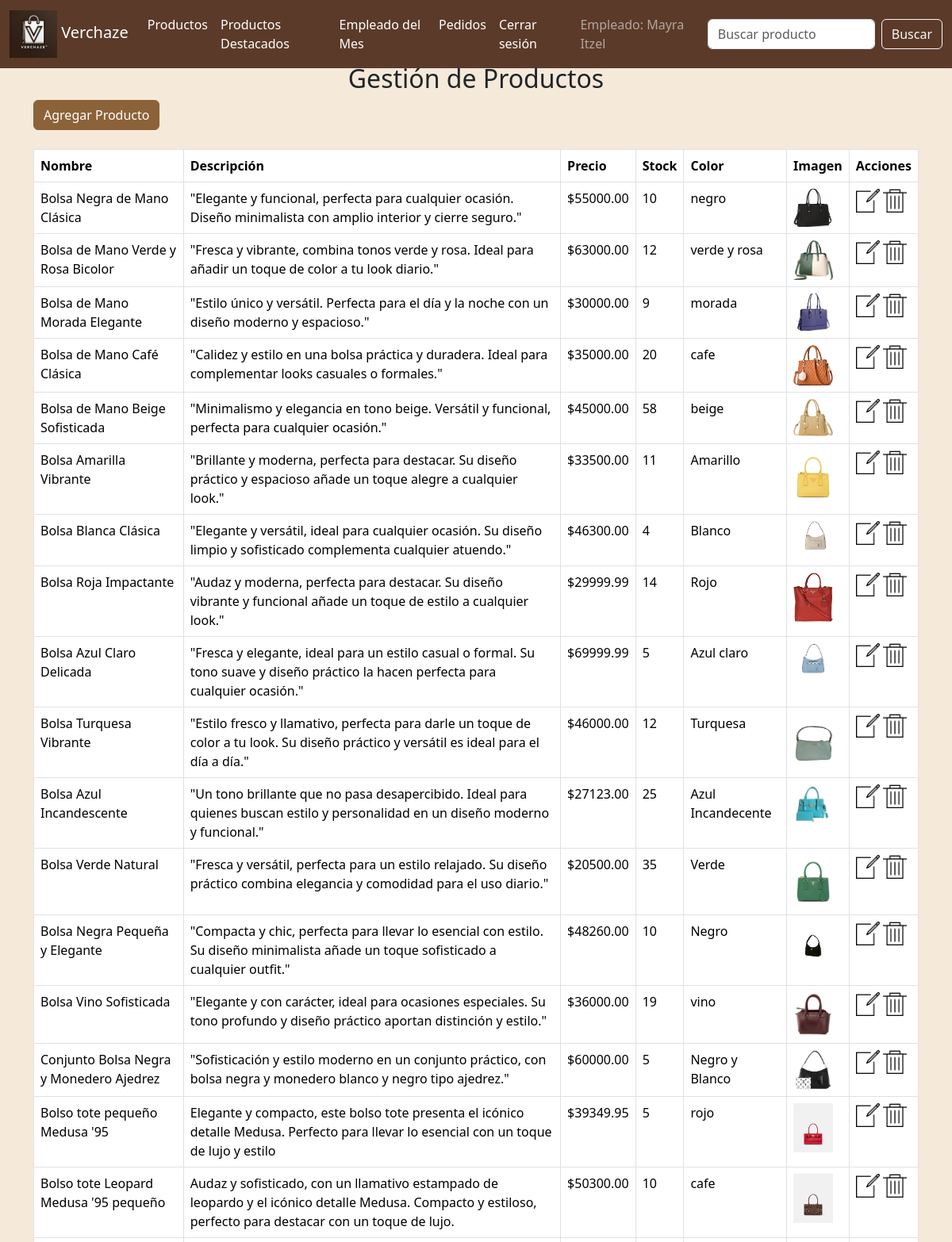
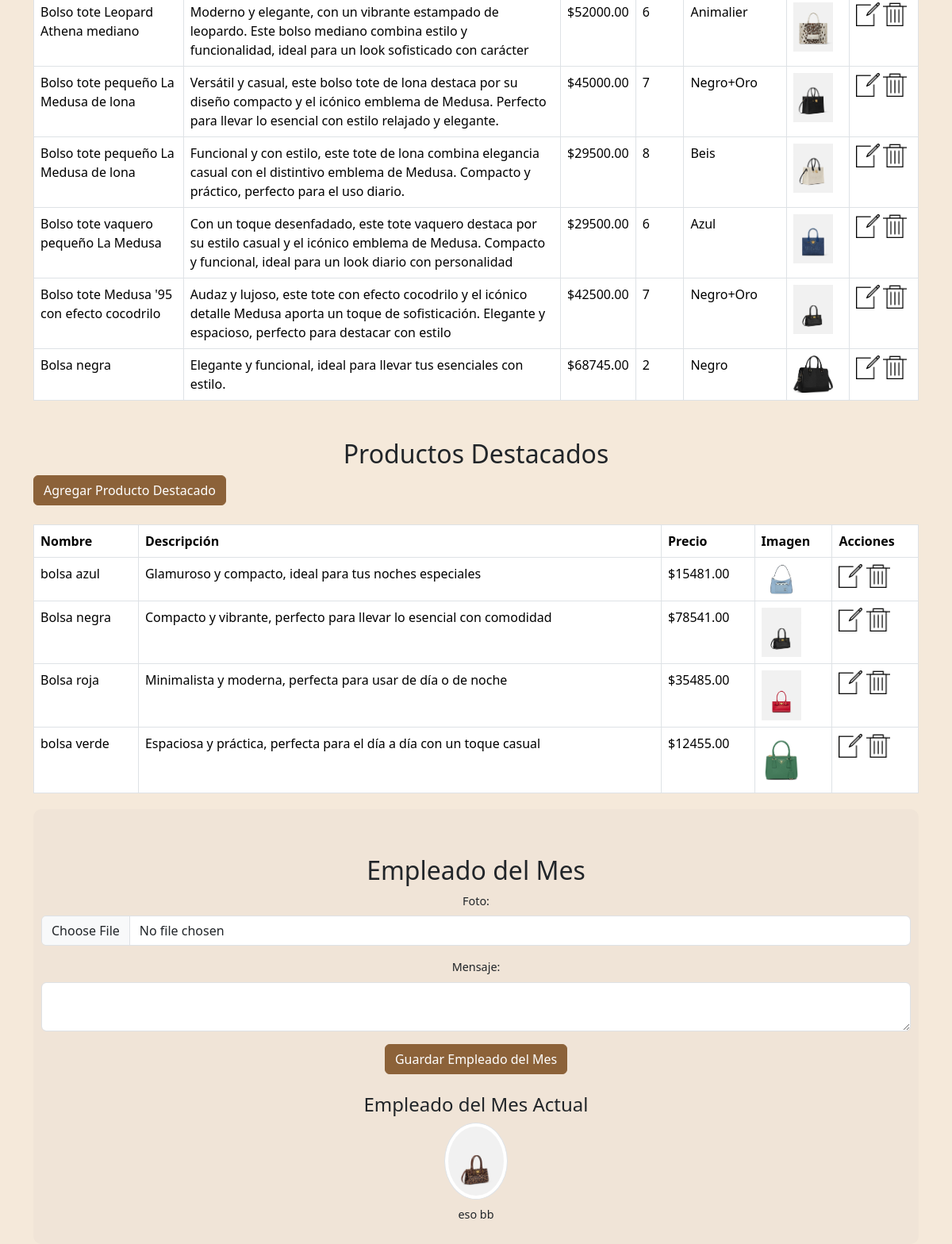
Page /tienda-bolsas-caras/admin.php (signed in) on the committed database (2 pictures, top to bottom).
### tables this page shows
CREATE TABLE `productos` (
  `id` int(11) NOT NULL,
  `nombre` varchar(100) NOT NULL,
  `precio` decimal(10,2) NOT NULL,
  `color` varchar(50) DEFAULT NULL,
  `descripcion` text DEFAULT NULL,
  `stock` int(11) NOT NULL,
  `imagen` varchar(255) DEFAULT NULL
);

CREATE TABLE `productos_destacados` (
  `id` int(11) NOT NULL,
  `nombre` varchar(255) NOT NULL,
  `descripcion` text NOT NULL,
  `precio` decimal(10,2) NOT NULL,
  `imagen` varchar(255) NOT NULL
);

### tienda-bolsas-caras/admin.php (the view, shortened to what this page needs)
<?php
include 'db_connection.php';
$searchQuery = isset($_GET['query']) ? $_GET['query'] : '';
try {
    if (!empty($searchQuery)) {
        $sql = "SELECT id, nombre, descripcion, precio, stock, color, imagen
                FROM productos
                WHERE nombre LIKE :searchQuery OR descripcion LIKE :searchQuery";
        $stmt = $pdo->prepare($sql);
        $stmt->execute([':searchQuery' => '%' . $searchQuery . '%']);
    } else {
        $sql = "SELECT id, nombre, descripcion, precio, stock, color, imagen FROM productos";
        $stmt = $pdo->prepare($sql);
        $stmt->execute();
    }
    $productos = $stmt->fetchAll(PDO::FETCH_ASSOC);
} catch (Exception $e) {
    echo "Error en la consulta de productos: " . $e->getMessage();
}
try {
    $sql = "SELECT id, nombre, descripcion, precio, imagen FROM productos_destacados";
    $stmt = $pdo->prepare($sql);
    $stmt->execute();
    $productos_destacados = $stmt->fetchAll(PDO::FETCH_ASSOC);
} catch (Exception $e) {
    echo "Error en la consulta de productos destacados: " . $e->getMessage();
}
$empleado_mes = '';
$mensaje_empleado_mes = '';
if (file_exists('empleado_mes.txt')) {
    $empleado_mes = file_get_contents('empleado_mes.txt');
}
if (file_exists('mensaje_empleado_mes.txt')) {
    $mensaje_empleado_mes = file_get_contents('mensaje_empleado_mes.txt');
}
?>
<!DOCTYPE html>
<html lang="es">
<head>
    <link href="https://cdn.jsdelivr.net/npm/bootstrap@5.3.3/dist/css/bootstrap.min.css" rel="stylesheet">
</head>
<body>
<nav class="navbar navbar-expand-lg navbar-dark">
    <div class="container-fluid">
        <a class="navbar-brand" href="admin.php">
            <img src="img/logo.jpg" alt="Verchaze Logo" style="width: 60px; height: 60px;"> Verchaze
        </a>
        <div class="collapse navbar-collapse" id="offcanvasNavbar">
            <ul class="navbar-nav ms-auto">
                <li class="nav-item">
                    <a class="nav-link" href="#productos">Productos</a>
                </li>
                <li class="nav-item">
                    <a class="nav-link" href="#productos-destacados">Productos Destacados</a>
                </li>
                <li class="nav-item">
                    <a class="nav-link" href="#empleado-mes">Empleado del Mes</a>
                </li>
                <li class="nav-item">
                    <a class="nav-link" href="ver_pedidos.php">Pedidos</a>
                </li>
                <li class="nav-item">
                    <a class="nav-link" href="logout.php">Cerrar sesión</a>
                </li>
            </ul>
            <span class="navbar-text ms-3">
                Empleado:
                <?php
                if (isset($_SESSION['empleado_nombre'])) {
                    echo htmlspecialchars($_SESSION['empleado_nombre']);
                } else {
                    echo "Invitado";
                }
                ?>
            </span>
            <form class="d-flex ms-3" method="GET" action="admin.php" role="search">
                <input class="form-control me-2" type="text" name="query" placeholder="Buscar producto" aria-label="Buscar">
                <button class="btn btn-outline-light" type="submit">Buscar</button>
            </form>
        </div>
    </div>
</nav>
    <div class="container">
        <section id="productos">
            <h2 class="text-center mt-5">Gestión de Productos</h2>
            <a href="registrar_producto.php" class="btn btn-primary mb-4">Agregar Producto</a>
            <table class="table table-bordered">
                <thead>
                    <tr>
                        <th>Nombre</th>
                        <th>Descripción</th>
                        <th>Precio</th>
                        <th>Stock</th>
                        <th>Color</th>
                        <th>Imagen</th>
                        <th>Acciones</th>
                    </tr>
                </thead>
                <tbody>
                    <?php foreach ($productos as $producto): ?>
                    <tr>
                        <td><?php echo $producto['nombre']; ?></td>
                        <td><?php echo $producto['descripcion']; ?></td>
                        <td>$<?php echo $producto['precio']; ?></td>
                        <td><?php echo $producto['stock']; ?></td>
                        <td><?php echo $producto['color']; ?></td>
                        <td><img src="<?php echo $producto['imagen']; ?>" width="50"></td>
                        <td>
                            <a href="editar_producto.php?id=<?php echo $producto['id']; ?>"><img src="img/modificar.png" class="icon-btn" alt="Editar"></a>
                            <a href="eliminar_producto.php?id=<?php echo $producto['id']; ?>" onclick="return confirm('¿Estás seguro de eliminar este producto?')"><img src="img/eliminar.png" class="icon-btn" alt="Eliminar"></a>
                        </td>
                    </tr>
                    <?php endforeach; ?>
                </tbody>
            </table>
        </section>
<section id="productos-destacados">
    <h2 class="text-center mt-5">Productos Destacados</h2>
    <a href="registrar_producto_destacado.php" class="btn btn-primary mb-4">Agregar Producto Destacado</a>
    <table class="table table-bordered">
        <thead>
            <tr>
                <th>Nombre</th>
                <th>Descripción</th>
                <th>Precio</th>
                <th>Imagen</th>
                <th>Acciones</th>
            </tr>
        </thead>
        <tbody>
            <?php foreach ($productos_destacados as $producto): ?>
            <tr>
                <td><?php echo $producto['nombre']; ?></td>
                <td><?php echo $producto['descripcion']; ?></td>
                <td>$<?php echo $producto['precio']; ?></td>
                <td><img src="<?php echo $producto['imagen']; ?>" width="50"></td>
                <td>
                    <a href="editar_producto_destacado.php?id=<?php echo $producto['id']; ?>"><img src="img/modificar.png" class="icon-btn" alt="Editar"></a>
                    <a href="admin.php?delete=<?php echo $producto['id']; ?>" onclick="return confirm('¿Estás seguro de eliminar este producto?')"><img src="img/eliminar.png" class="icon-btn" alt="Eliminar"></a>
                </td>
            </tr>
            <?php endforeach; ?>
        </tbody>
    </table>
</section>
        <section id="empleado-mes" class="empleado-mes">
            <h2 class="text-center mt-5">Empleado del Mes</h2>
            <form action="admin.php" method="POST" enctype="multipart/form-data">
                <div class="mb-3">
                    <label for="foto_empleado" class="form-label">Foto:</label>
                    <input type="file" name="foto_empleado" id="foto_empleado" class="form-control" required>
                </div>
                <div class="mb-3">
                    <label for="mensaje_empleado" class="form-label">Mensaje:</label>
                    <textarea name="mensaje_empleado" id="mensaje_empleado" rows="2" class="form-control" required></textarea>
                </div>
                <button type="submit" name="guardar_empleado_mes" class="btn btn-primary">Guardar Empleado del Mes</button>
            </form>
            <?php if (!empty($empleado_mes) && !empty($mensaje_empleado_mes)): ?>
                <h4 class="mt-4">Empleado del Mes Actual</h4>
                <img src="<?php echo $empleado_mes; ?>" alt="Empleado del Mes" class="img-thumbnail">
                <p class="mt-2"><?php echo htmlspecialchars($mensaje_empleado_mes); ?></p>
            <?php endif; ?>
        </section>
    </div>
</body>
</html>

### tienda-bolsas-caras/admin.php (style rules this page uses)
body { background-color: #f5e9da; }
.container { margin-top: 80px; }
.navbar { background-color: #5B3A29; position: fixed; top: 0; width: 100%; z-index: 1000; }
.navbar-brand, .navbar-nav .nav-link { color: white !important; }
.icon-btn { width: 30px; height: 30px; }
.empleado-mes { margin-top: 20px; width: 100%; padding: 10px; background-color: #f0e4d7; border-radius: 10px; text-align: center; font-size: 0.9em; }
.empleado-mes img { max-width: 80px; border-radius: 50%; }
.btn-primary { background-color: #8c6239; border-color: #8c6239; }
.mt-5 { margin-top: 1.5rem; }

### rows in the picture
productos: nombre "Bolsa Negra de Mano Clásica", descripcion "\"Elegante y funcional, perfecta para cualquier ocasión. Diseño minimalista con amplio interior y cierre seguro.\"", precio "55000.00", stock "10", color "negro", imagen (picture)
productos: nombre "Bolsa de Mano Verde y Rosa Bicolor", descripcion "\"Fresca y vibrante, combina tonos verde y rosa. Ideal para añadir un toque de color a tu look diario.\"", precio "63000.00", stock "12", color "verde y rosa", imagen (picture)
productos: nombre "Bolsa de Mano Morada Elegante", descripcion "\"Estilo único y versátil. Perfecta para el día y la noche con un diseño moderno y espacioso.\"", precio "30000.00", stock "9", color "morada", imagen (picture)
productos: nombre "Bolsa de Mano Café Clásica", descripcion "\"Calidez y estilo en una bolsa práctica y duradera. Ideal para complementar looks casuales o formales.\"", precio "35000.00", stock "20", color "cafe", imagen (picture)
productos: nombre "Bolsa de Mano Beige Sofisticada", descripcion "\"Minimalismo y elegancia en tono beige. Versátil y funcional, perfecta para cualquier ocasión.\"", precio "45000.00", stock "58", color "beige", imagen (picture)
productos: nombre "Bolsa Amarilla Vibrante", descripcion "\"Brillante y moderna, perfecta para destacar. Su diseño práctico y espacioso añade un toque alegre a cualquier look.\"", precio "33500.00", stock "11", color "Amarillo", imagen (picture)
productos: nombre "Bolsa Blanca Clásica", descripcion "\"Elegante y versátil, ideal para cualquier ocasión. Su diseño limpio y sofisticado complementa cualquier atuendo.\"", precio "46300.00", stock "4", color "Blanco", imagen (picture)
productos: nombre "Bolsa Roja Impactante", descripcion "\"Audaz y moderna, perfecta para destacar. Su diseño vibrante y funcional añade un toque de estilo a cualquier look.\"", precio "29999.99", stock "14", color "Rojo", imagen (picture)
productos: nombre "Bolsa Azul Claro Delicada", descripcion "\"Fresca y elegante, ideal para un estilo casual o formal. Su tono suave y diseño práctico la hacen perfecta para cualquier ocasión.\"", precio "69999.99", stock "5", color "Azul claro", imagen (picture)
productos: nombre "Bolsa Turquesa Vibrante", descripcion "\"Estilo fresco y llamativo, perfecta para darle un toque de color a tu look. Su diseño práctico y versátil es ideal para el día a día.\"", precio "46000.00", stock "12", color "Turquesa", imagen (picture)
productos: nombre "Bolsa Azul Incandescente", descripcion "\"Un tono brillante que no pasa desapercibido. Ideal para quienes buscan estilo y personalidad en un diseño moderno y funcional.\"", precio "27123.00", stock "25", color "Azul Incandecente", imagen (picture)
productos: nombre "Bolsa Verde Natural", descripcion "\"Fresca y versátil, perfecta para un estilo relajado. Su diseño práctico combina elegancia y comodidad para el uso diario.\"", precio "20500.00", stock "35", color "Verde", imagen (picture)
productos: nombre "Bolsa Negra Pequeña y Elegante", descripcion "\"Compacta y chic, perfecta para llevar lo esencial con estilo. Su diseño minimalista añade un toque sofisticado a cualquier outfit.\"", precio "48260.00", stock "10", color "Negro", imagen (picture)
productos: nombre "Bolsa Vino Sofisticada", descripcion "\"Elegante y con carácter, ideal para ocasiones especiales. Su tono profundo y diseño práctico aportan distinción y estilo.\"", precio "36000.00", stock "19", color "vino", imagen (picture)
productos: nombre "Conjunto Bolsa Negra y Monedero Ajedrez", descripcion "\"Sofisticación y estilo moderno en un conjunto práctico, con bolsa negra y monedero blanco y negro tipo ajedrez.\"", precio "60000.00", stock "5", color "Negro y Blanco", imagen (picture)
productos: nombre "Bolso tote pequeño Medusa '95", descripcion "Elegante y compacto, este bolso tote presenta el icónico detalle Medusa. Perfecto para llevar lo esencial con un toque de lujo y estilo", precio "39349.95", stock "5", color "rojo", imagen (picture)
productos: nombre "Bolso tote Leopard Medusa '95 pequeño", descripcion "Audaz y sofisticado, con un llamativo estampado de leopardo y el icónico detalle Medusa. Compacto y estiloso, perfecto para destacar con un toque de lujo.", precio "50300.00", stock "10", color "cafe", imagen (picture)
productos: nombre "Bolso tote Leopard Athena mediano", descripcion "Moderno y elegante, con un vibrante estampado de leopardo. Este bolso mediano combina estilo y funcionalidad, ideal para un look sofisticado con carácter", precio "52000.00", stock "6", color "Animalier", imagen (picture)
productos: nombre "Bolso tote pequeño La Medusa de lona", descripcion "Versátil y casual, este bolso tote de lona destaca por su diseño compacto y el icónico emblema de Medusa. Perfecto para llevar lo esencial con estilo relajado y elegante.", precio "45000.00", stock "7", color "Negro+Oro", imagen (picture)
productos: nombre "Bolso tote pequeño La Medusa de lona", descripcion "Funcional y con estilo, este tote de lona combina elegancia casual con el distintivo emblema de Medusa. Compacto y práctico, perfecto para el uso diario.", precio "29500.00", stock "8", color "Beis", imagen (picture)
productos: nombre "Bolso tote vaquero pequeño La Medusa", descripcion "Con un toque desenfadado, este tote vaquero destaca por su estilo casual y el icónico emblema de Medusa. Compacto y funcional, ideal para un look diario con personalidad", precio "29500.00", stock "6", color "Azul", imagen (picture)
productos: nombre "Bolso tote Medusa '95 con efecto cocodrilo", descripcion "Audaz y lujoso, este tote con efecto cocodrilo y el icónico detalle Medusa aporta un toque de sofisticación. Elegante y espacioso, perfecto para destacar con estilo", precio "42500.00", stock "7", color "Negro+Oro", imagen (picture)
productos: nombre "Bolsa negra", descripcion "Elegante y funcional, ideal para llevar tus esenciales con estilo.", precio "68745.00", stock "2", color "Negro", imagen (picture)
productos_destacados: nombre "bolsa azul", descripcion "Glamuroso y compacto, ideal para tus noches especiales", precio "15481.00", imagen (picture)
productos_destacados: nombre "Bolsa negra", descripcion "Compacto y vibrante, perfecto para llevar lo esencial con comodidad", precio "78541.00", imagen (picture)
productos_destacados: nombre "Bolsa roja", descripcion "Minimalista y moderna, perfecta para usar de día o de noche", precio "35485.00", imagen (picture)
productos_destacados: nombre "bolsa verde", descripcion "Espaciosa y práctica, perfecta para el día a día con un toque casual", precio "12455.00", imagen (picture)

### other values in the picture
$_SESSION['empleado_nombre'] "Mayra Itzel"
$mensaje_empleado_mes "eso bb"
